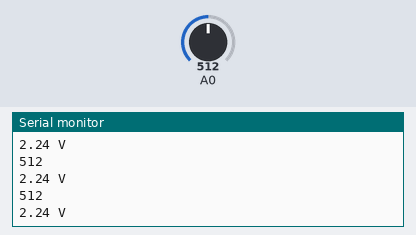
Bench run of a sketch on a simulated Arduino Uno, built with avr-gcc and run on an emulated ATmega328P. Shown: the last lines printed to the serial monitor. The test bench sets the inputs (shaded band); at power-on: A0 = 512.

Above: at 1.2 s.
1.3 s: A0 set to 716
At 2.24 s:
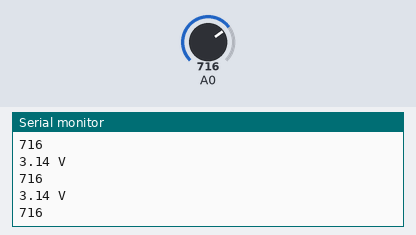
2.8 s: A0 set to 900
At 2.85 s:
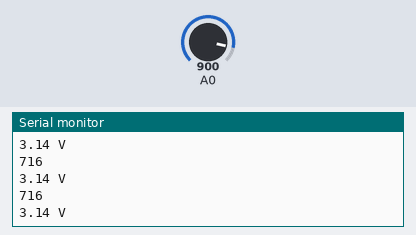
Timing chart, 0 to 5.8 s (numbered marks = the images above; inputs shaded):
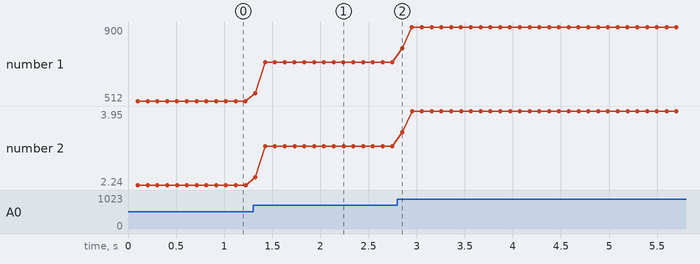

Measured:
- after the input at 1.3 s, the serial monitor: prints a new line at once (image 1)
- plotted number 1: 512 → 716 after the input at 1.3 s, 716 → 900 after the input at 2.8 s
- plotted number 2: 2.24 → 3.14 after the input at 1.3 s, 3.14 → 3.95 after the input at 2.8 s

The sketch:

Basic_Temp_Humidity_Sensor_Read_Voltage.ino
```cpp
/*--------------------------------------------------------------
  Program:      Measure_Voltage

  Description:  Reads VIN volage value on analog input A0 and calculates
                the voltage assuming that a voltage divider
                network on the pin divides VIN voltage to 1.1v
                It uses the INTERNAL 1.1 voltage reference of the Atmega328

  Hardware:     BurgessWorld Basic or Advanced sensor board with voltage divider on A0.

  Software:     Developed using Arduino 1.8.3.0 software
                Should be compatible with Arduino 1.0 +

  Date:         17 May 2017
  --------------------------------------------------------------*/

// number of analog samples to take per reading
#define NUM_SAMPLES 10

int sum = 0;                    // sum of samples taken
unsigned char sample_count = 0; // current sample number
float voltage = 0.0;            // calculated voltage

void setup()
{
  Serial.begin(57600);
  analogReference(INTERNAL);

}

void loop()
{
  // take a number of analog samples and add them up
  while (sample_count < NUM_SAMPLES) {
    sum += analogRead(A0);
    sample_count++;
    delay(10);
  }
  // calculate the voltage
  // use 5.0 for a 5.0V ADC reference voltage
  // 5.015V is the calibrated reference voltage
  Serial.println(sum / 10);
  voltage = ((((((float)sum / (float)NUM_SAMPLES)) / 1024.0) * 1.1) / .245);
  // send voltage for display on Serial Monitor
  // voltage multiplied by 11 when using voltage divider that
  // divides by 11. 11.132 is the calibrated voltage divide
  // value
  Serial.print(voltage);
  Serial.println (" V");
  sample_count = 0;
  sum = 0;
}
```
